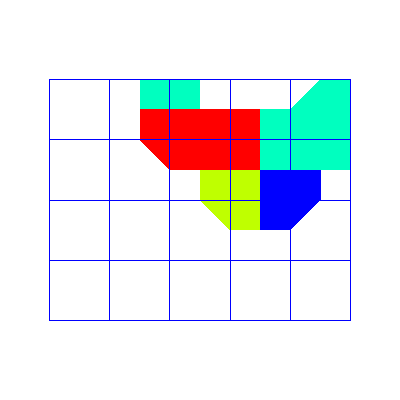

Generate this figure with Python:
#!/usr/bin/env python

# Clip discrete regions from a synthetic labeled image using
# vtkDiscreteFlyingEdgesClipper2D with a wireframe grid overlay.

# Factory overrides
import vtkmodules.vtkInteractionStyle  # noqa: F401
import vtkmodules.vtkRenderingOpenGL2  # noqa: F401

from vtkmodules.vtkCommonDataModel import vtkImageData
from vtkmodules.vtkFiltersGeneral import vtkDiscreteFlyingEdgesClipper2D
from vtkmodules.vtkRenderingCore import (
    vtkActor,
    vtkDataSetMapper,
    vtkPolyDataMapper,
    vtkRenderWindow,
    vtkRenderWindowInteractor,
    vtkRenderer,
)

# Create synthetic image data (6x5 with labeled regions)
VTK_SHORT = 4
img = vtkImageData()
img.SetDimensions(6, 5, 1)
img.AllocateScalars(VTK_SHORT, 1)

scalars = img.GetPointData().GetScalars()
# Row 0
scalars.SetTuple1(0, 0)
scalars.SetTuple1(1, 0)
scalars.SetTuple1(2, 0)
scalars.SetTuple1(3, 0)
scalars.SetTuple1(4, 0)
scalars.SetTuple1(5, 0)
# Row 1
scalars.SetTuple1(6, 0)
scalars.SetTuple1(7, 0)
scalars.SetTuple1(8, 0)
scalars.SetTuple1(9, 0)
scalars.SetTuple1(10, 0)
scalars.SetTuple1(11, 0)
# Row 2
scalars.SetTuple1(12, 0)
scalars.SetTuple1(13, 0)
scalars.SetTuple1(14, 0)
scalars.SetTuple1(15, 2)
scalars.SetTuple1(16, 4)
scalars.SetTuple1(17, 0)
# Row 3
scalars.SetTuple1(18, 0)
scalars.SetTuple1(19, 0)
scalars.SetTuple1(20, 1)
scalars.SetTuple1(21, 1)
scalars.SetTuple1(22, 3)
scalars.SetTuple1(23, 3)
# Row 4
scalars.SetTuple1(24, 0)
scalars.SetTuple1(25, 0)
scalars.SetTuple1(26, 3)
scalars.SetTuple1(27, 0)
scalars.SetTuple1(28, 0)
scalars.SetTuple1(29, 3)

# Clip discrete regions
discrete = vtkDiscreteFlyingEdgesClipper2D()
discrete.SetInputData(img)
discrete.SetValue(0, 1)
discrete.SetValue(1, 2)
discrete.SetValue(2, 3)
discrete.SetValue(3, 4)
discrete.Update()

# Clipped polygons
mapper = vtkPolyDataMapper()
mapper.SetInputConnection(discrete.GetOutputPort())
mapper.SetScalarModeToUseCellData()
mapper.SetScalarRange(1, 4)

actor = vtkActor()
actor.SetMapper(mapper)

# Image gridlines as wireframe
grid_mapper = vtkDataSetMapper()
grid_mapper.SetInputData(img)
grid_mapper.ScalarVisibilityOff()

grid_actor = vtkActor()
grid_actor.SetMapper(grid_mapper)
grid_actor.GetProperty().SetRepresentationToWireframe()
grid_actor.GetProperty().SetColor(0, 0, 1)

# Renderer
renderer = vtkRenderer()
renderer.SetBackground(1, 1, 1)
renderer.AddActor(actor)
renderer.AddActor(grid_actor)

# Window
render_window = vtkRenderWindow()
render_window.AddRenderer(renderer)
render_window.SetSize(400, 400)
render_window.SetWindowName("fe discrete clipper2d")

# Interactor
interactor = vtkRenderWindowInteractor()
interactor.SetRenderWindow(render_window)

interactor.Initialize()
interactor.Start()
